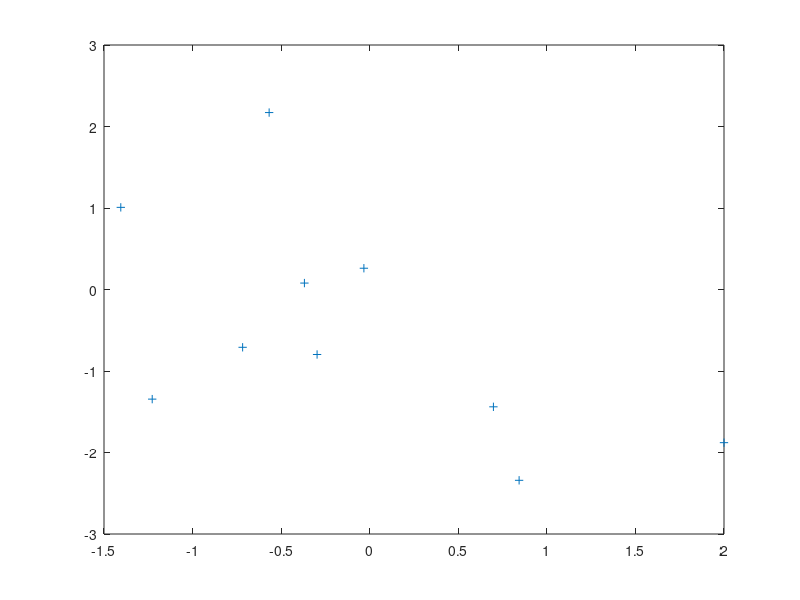

The MATLAB source for this figure:
A = [];
for i = 1:10
% x = rand();
% y = rand();
% label = -1;
%     x = (1/2*sqrt(2*pi))*randn();
%     y = (1/2*sqrt(2*pi))*randn();
%     
    sample = mvnrnd([0,0],[2,2]);
    x= sample(1);
    y = sample(2);
    label = -1;
    dist = sqrt(x*x + y*y);
    if(dist <= 2)
        label =1;
    end
    if(dist <= 3 && dist >=2.5)
        label =1;
    end
    
%     if(x >= 0.3 && x <= 0.7 && y >= 0.3 && y <= 0.7)
%         label = 1;
%     end
%     if((x>=0.15 && x<= 0.25) || (x >=0.75 && x <= 0.85))
%         label =1;
%     end
%     if((y>=0.15 && y<= 0.25) || (y >=0.75 && y <= 0.85))
%         label =1;
%     end

    A = [A ; x, y , label];
end
save dataset4.mat A;
plot(A(:,1), A(:,2),'+');